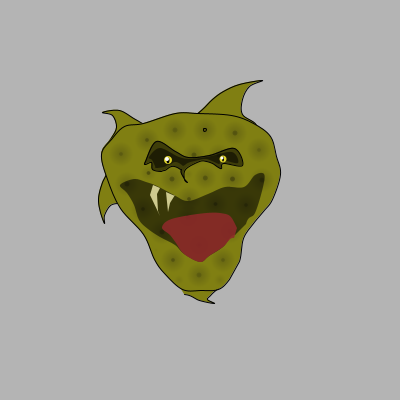
Frame 1 (no input)
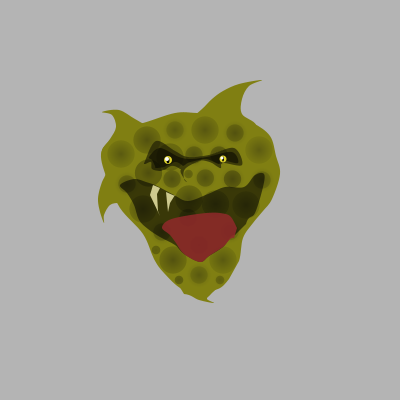
Frame 60 (the mouse pressed at the canvas centre just before this capture)
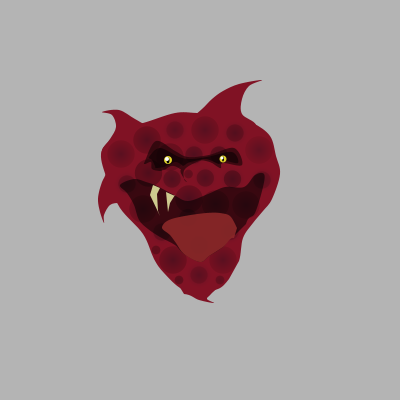
Frame 120 (the mouse held since frame 60 and released just before this capture)

The Processing sketch that drew these frames (run headless with seeded random() and noise(); from frame 60 on, the mouse is pressed at the canvas centre):

// Processing sketch: processing_92381
// ── processing_92381.pde

/*
title : !!!!!
 description : !!!!!!
 created : jan 2013
 by : Alexandre Michael-R.
 */

float leftEyeX = -32;
float leftEyeY = -40;
float leftEyeR = 4;

float rightEyeX = 23;
float rightEyeY = -41;
float rightEyeR = 3.5;

float opaEye;

float couleur = 59;
float transitionCouleur;

float zoomCible1 = 38;
float zoomCible2 = 38;
float zoomCible3 = 2;
float zoom1;
float zoom2;
float zoom3;

float oscTete;

float x;
float y;

int etatTete;
int etatEye;

void setup() {
  size(400, 400);
  smooth();
  rectMode(CENTER);
  frameRate(30);
  colorMode (HSB, 359, 99, 99, 250); //valeurs max pour HSB

  x = width /2;
  y = width /2;

  oscTete=1;
}

void draw() {
  /*
  x = mouseX;
   y = mouseY;
   */
  background (110, 0, 70);
  pushMatrix();
  translate(x, y);


  //Oscillation de la tête
  y+=sin(radians(oscTete*6))*0.3;
  oscTete++;



  //****************ZONES INTERACTIVES RECTANGULAIRES *****************
  boolean sourisAGaucheDeDroite1 = mouseX < x - 6 + 75; //zone détectée par souris
  boolean sourisADroiteDeGauche1 = mouseX > x - 6 - 75; //deux rectangles formant une croix
  boolean sourisEnBasDuHaut1 = mouseY > y - 30 - 50;
  boolean sourisEnHautDuBas1 = mouseY < y - 30 + 50;
  boolean sourisAGaucheDeDroite2 = mouseX < x -1 + 40;
  boolean sourisADroiteDeGauche2 = mouseX > x - 1 - 40;
  boolean sourisEnBasDuHaut2 = mouseY > y - 5 - 85;
  boolean sourisEnHautDuBas2 = mouseY < y - 5 + 85;

  //*********TRNANSITION DE TEINTE**********
  if (etatTete == 0) {
    if (( sourisAGaucheDeDroite1
      && sourisADroiteDeGauche1
      && sourisEnBasDuHaut1 
      && sourisEnHautDuBas1) ||
      ( sourisAGaucheDeDroite2
      && sourisADroiteDeGauche2
      && sourisEnBasDuHaut2 
      && sourisEnHautDuBas2)) {
      transitionCouleur = +2 ; //AVEC curseur : la teinte augmente(+2)
    }
    else {
      transitionCouleur = -2; //SANS curseur : la teinte diminue(-2)
    } 
    couleur = couleur + transitionCouleur;
    couleur = constrain(couleur, 59, 180);
    fill(couleur, 85, 50);
  }

  if (etatTete == 1) {
    //carré activé (NOIR)
    if (( sourisAGaucheDeDroite1
      && sourisADroiteDeGauche1
      && sourisEnBasDuHaut1 
      && sourisEnHautDuBas1) ||
      ( sourisAGaucheDeDroite2
      && sourisADroiteDeGauche2
      && sourisEnBasDuHaut2 
      && sourisEnHautDuBas2)) {
      transitionCouleur = +5; //AVEC curseur : la teinte augmente(+5)
    }
    else {
      transitionCouleur = -2; //SANS curseur : la teinte diminue(-2)
    }

    couleur = couleur + transitionCouleur; // assouplissement
    couleur = constrain(couleur, 190, 349); // détermine la valeur de teinte min et max
    fill(couleur, 85, 50); // la couleur de remplisage selon la valeur de teinte
  }
  
  
  
  //******************************************************


  //pique1 
  beginShape();
  curveVertex(54.0, -55.0);
  curveVertex(-2.0, -48.0);
  curveVertex(-31.0, -64.0);
  curveVertex(-27.0, -79.0);
  curveVertex(-9.0, -83.0);
  curveVertex(2.0, -91.0);
  curveVertex(12.0, -101.0);
  curveVertex(23.0, -109.0);
  curveVertex(39.0, -116.0);
  curveVertex(62.0, -120.0);
  curveVertex(49.0, -114.0);
  curveVertex(42.0, -101.0);
  curveVertex(42.0, -86.0);
  curveVertex(56.0, -75.0);
  curveVertex(51.0, -58.0);
  curveVertex(21.0, -49.0);
  curveVertex(3.0, -48.0);
  curveVertex(-81.0, -49.0);
  endShape();

  //pique2
  beginShape();
  curveVertex(-41.0, -25.0);
  curveVertex(-23.0, -62.0);
  curveVertex(-32.0, -76.0);
  curveVertex(-52.0, -75.0);
  curveVertex(-65.0, -81.0);
  curveVertex(-81.0, -90.0);
  curveVertex(-98.0, -88.0);
  curveVertex(-88.0, -85.0);
  curveVertex(-84.0, -73.0);
  curveVertex(-90.0, -61.0);
  curveVertex(-98.0, -50.0);
  curveVertex(-96.0, -39.0);
  curveVertex(-80.0, -33.0);
  curveVertex(-51.0, -34.0);
  curveVertex(-31.0, -43.0);
  curveVertex(-15.0, -61.0);
  endShape();


  //pique3
  beginShape();
  curveVertex(-68.0, -48.0);
  curveVertex(-96.0, -44.0);
  curveVertex(-94.0, -28.0);
  curveVertex(-98.0, -18.0);
  curveVertex(-101.0, -8.0);
  curveVertex(-102.0, 1.0);
  curveVertex(-100.0, 12.0);
  curveVertex(-96.0, 23.0);
  curveVertex(-96.0, 15.0);
  curveVertex(-90.0, 5.0);
  curveVertex(-81.0, 3.0);
  curveVertex(-75.0, 5.0);
  curveVertex(-67.0, 12.0);
  curveVertex(-54.0, 9.0);
  curveVertex(-45.0, -13.0);
  curveVertex(-50.0, -44.0);
  curveVertex(-67.0, -58.0);
  curveVertex(-89.0, -53.0);
  curveVertex(-118.54935, -12.750488);
  endShape();

  //pique4
  beginShape();
  curveVertex(-48.0, 96.0);
  curveVertex(-16.0, 94.0);
  curveVertex(-1.0, 100.0);
  curveVertex(14.0, 103.0);
  curveVertex(7.0, 99.0);
  curveVertex(11.0, 94.0);
  curveVertex(24.0, 79.0);
  curveVertex(13.0, 62.0);
  curveVertex(-16.0, 66.0);
  curveVertex(-24.0, 81.0);
  curveVertex(-1.0, 118.0);
  endShape();


  //formeDeTete
  beginShape();
  curveVertex(39.0, 62.0);
  curveVertex(29.0, 79.0);
  curveVertex(18.0, 89.0);
  curveVertex(1.0, 90.0);
  curveVertex(-18.0, 89.0);
  curveVertex(-36.0, 73.0);
  curveVertex(-46.0, 59.0);
  curveVertex(-57.0, 34.0);
  curveVertex(-80.0, 8.0);
  curveVertex(-93.0, -21.0);
  curveVertex(-99.0, -46.0);
  curveVertex(-89.0, -61.0);
  curveVertex(-76.0, -74.0);
  curveVertex(-57.0, -77.0);
  curveVertex(-25.0, -87.0);
  curveVertex(-3.0, -87.0);
  curveVertex(31.0, -85.0);
  curveVertex(53.0, -77.0);
  curveVertex(70.0, -64.0);
  curveVertex(76.0, -44.0);
  curveVertex(80.0, -26.0);
  curveVertex(72.0, -1.0);
  curveVertex(63.0, 11.0);
  curveVertex(53.0, 23.0);
  curveVertex(43.0, 38.0);
  curveVertex(39.0, 61.0);
  curveVertex(29.0, 79.0);
  endShape(CLOSE);

  //ombrageYeux
  fill(0, 0, 0, 130);
  beginShape();
  curveVertex(-7.0, -40.0);
  curveVertex(-19.0, -31.0);
  curveVertex(-17.0, -23.0);
  curveVertex(-13.0, -18.0);
  curveVertex(-16.0, -21.0);
  curveVertex(-15.0, -31.0);
  curveVertex(-1.0, -39.0);
  curveVertex(6.0, -39.0);
  curveVertex(12.0, -37.0);
  curveVertex(15.0, -35.0);
  curveVertex(18.0, -33.0);
  curveVertex(21.0, -32.0);
  curveVertex(23.0, -37.0);
  curveVertex(42.0, -35.0);
  curveVertex(34.0, -52.0);
  curveVertex(9.0, -45.0);
  curveVertex(-12.0, -43.0);
  curveVertex(-25.0, -49.0);
  curveVertex(-44.0, -59.0);
  curveVertex(-55.0, -39.0);
  curveVertex(-55.0, -36.0);
  curveVertex(-49.0, -38.0);
  curveVertex(-48.0, -31.0);
  curveVertex(-40.0, -29.0);
  curveVertex(-36.0, -30.0);
  curveVertex(-20.0, -31.0);
  curveVertex(25.0, 15.0);
  endShape();

  //texture/cercles ---------------
  //moyensCercles - contour

  if ( random(100) < 2 ) {
    zoomCible1 = random(10, 33);
    zoomCible2 = random(11, 32);
    zoomCible3 = random(7, 14);
  }

  // Assouplissement
  zoom1 = ( zoomCible1 - zoom1 )  * 0.1 + zoom1;
  zoom2 = ( zoomCible2 - zoom2 )  * 0.13 + zoom2;
  zoom3 = ( zoomCible3 - zoom3 )  * 0.07 + zoom3;
  //haut-centre-droit #1
  fill(0, 0, 0, 30);
  ellipse(5, -70, zoom1, zoom1);

  for (int i = 25; i > 0; i= i-1) {
    noStroke();
    fill(326, 0, 0, 2);
    ellipse(5, -70, i, i);
  }      

  //haut-centre-droit #2
  fill(0, 0, 0, 40);
  ellipse(35, -67, zoom2, zoom2);

  for (int i = 25; i > 0; i= i-1) {
    noStroke();
    fill(326, 0, 0, 2);
    ellipse(35, -67, i, i);
  }      

  //haut-droit #3
  fill(0, 0, 0, 20);
  ellipse(59, -50, zoom1, zoom1);

  for (int i = 25; i > 0; i= i-1) {
    noStroke();
    fill(326, 0, 0, 2);
    ellipse(59, -50, i, i);
  }      

  /*haut-droit #4 */
  fill(0, 0, 0, 35);
  ellipse(62, -20, zoom2, zoom2);

  for (int i = 25; i > 0; i= i-1) {
    noStroke();
    fill(326, 0, 0, 2);
    ellipse(62, -20, i, i);
  }

  /*haut-centre-droit #5 */
  fill(0, 0, 0, 35);
  ellipse(46, 5, zoom1, zoom1);

  for (int i = 25; i > 0; i= i-1) {
    noStroke();
    fill(326, 0, 0, 2);
    ellipse(46, 5, i, i);
  }

  /*bas-centre-droit #6 */
  fill(0, 0, 0, 25);
  ellipse(30, 31.5, zoom2, zoom2); 

  for (int i = 25; i > 0; i= i-1) {
    noStroke();
    fill(326, 0, 0, 2);
    ellipse(30, 31, i, i);
  }

  /*bas-centre-droit #7 */
  fill(0, 0, 0, 25);
  ellipse(23, 60, zoom1, zoom1);

  for (int i = 25; i > 0; i= i-1) {
    noStroke();
    fill(326, 0, 0, 2);
    ellipse(23, 60, i, i);
  }

  /*bas-centre #8 */
  fill(0, 0, 0, 25);
  ellipse(-1, 75, zoom2, zoom2);

  for (int i = 25; i > 0; i= i-1) {
    noStroke();
    fill(326, 0, 0, 2);
    ellipse(-1, 75, i, i);
  }

  /*bas-gauche #9 */
  fill(0, 0, 0, 40);
  ellipse(-27, 60, zoom1, zoom1); 

  for (int i = 25; i > 0; i= i-1) {
    noStroke();
    fill(326, 0, 0, 2);
    ellipse(-27, 60, i, i);
  }

  /*bas-gauche #10 */
  fill(0, 0, 0, 40);
  ellipse(-38, 32, zoom2, zoom2);

  for (int i = 25; i > 0; i= i-1) {
    noStroke();
    fill(326, 0, 0, 2);
    ellipse(-38, 32, i, i);
  }      

  /*haut-gauche #11 */
  fill(0, 0, 0, 40);
  ellipse(-57, 9, zoom1, zoom1);

  for (int i = 25; i > 0; i= i-1) {
    noStroke();
    fill(326, 0, 0, 2);
    ellipse(-57, 9, i, i);
  }

  /*haut-gauche #12 */
  fill(0, 0, 0, 40);
  ellipse(-73, -16, zoom2, zoom2);

  for (int i = 25; i > 0; i= i-1) {
    noStroke();
    fill(326, 0, 0, 2);
    ellipse(-73, -16, i, i);
  }      

  /*haut-centre-gauche #13 */
  fill(0, 0, 0, 25);
  ellipse(-79, -46, zoom1, zoom1);

  for (int i = 25; i > 0; i= i-1) {
    noStroke();
    fill(326, 0, 0, 2);
    ellipse(-79, -46, i, i);
  }      

  /*haut-centre-gauche #14 */
  fill(0, 0, 0, 40);
  ellipse(-53, -60, zoom1, zoom1);

  for (int i = 25; i > 0; i= i-1) {
    noStroke();
    fill(326, 0, 0, 2);
    ellipse(-53, -60, i, i);
  }      

  /*haut-centre-gauche #15 */
  fill(0, 0, 0, 25);
  ellipse(-25, -70, zoom2, zoom2);

  for (int i = 25; i > 0; i= i-1) {
    noStroke();
    fill(326, 0, 0, 2);
    ellipse(-25, -70, i, i);
  }      

  /*------------------------------------------------------------
  /*moyensCercles - centre
  /*haut-centre-droit #1 */
  fill(0, 0, 0, 45);
  ellipse(20, 80, zoom3, zoom3);

  for (int i = 12; i > 0; i= i-1) {
    noStroke();
    fill(326, 0, 0, 2);
    ellipse(20, 80, i, i);
  }       

  /*haut-centre-droit #1 */
  fill(0, 0, 0, 60);
  ellipse(-21, 80, zoom3, zoom3);

  for (int i = 10; i > 0; i= i-1) {
    noStroke();
    fill(326, 0, 0, 2);
    ellipse(-21, 80, i, i);
  }       

  /*haut-centre-droit #1 */
  fill(0, 0, 0, 60);
  ellipse(-44, 50, zoom3, zoom3);

  for (int i = 4; i > 0; i= i-1) {
    noStroke();
    fill(326, 0, 0, 2);
    ellipse(-44, 50, i, i);
  }       

  /*haut-centre-droit #1 */
  fill(0, 0, 0, 40);
  ellipse(-1, 45, zoom2, zoom2);

  for (int i = 25; i > 0; i= i-1) {
    noStroke();
    fill(326, 0, 0, 2);
    ellipse(-1, 45, i, i);
  }       

  /*haut-centre-droit #1 */
  fill(0, 0, 0, 45);
  ellipse(-12, 17.5, zoom2, zoom2);

  for (int i = 25; i > 0; i= i-1) {
    noStroke();
    fill(326, 0, 0, 2);
    ellipse(-12, 17, i, i);
  }       

  /*haut-centre-droit #1 */
  fill(0, 0, 0, 45);
  ellipse(15.5, 4, zoom1, zoom1);

  for (int i = 25; i > 0; i= i-1) {
    noStroke();
    fill(326, 0, 0, 2);
    ellipse(15.5, 4, i, i);
  }       

  /*haut-centre-droit #1 */
  fill(0, 0, 0, 57);
  ellipse(32.5, -21, zoom2, zoom2);

  for (int i = 25; i > 0; i= i-1) {
    noStroke();
    fill(326, 0, 0, 2);
    ellipse(32.5, -21, i, i);
  }       

  /*haut-centre-droit #1 */
  fill(0, 0, 0, 45);
  ellipse(5.3, -22, zoom2, zoom2);

  for (int i = 23; i > 0; i= i-1) {
    noStroke();
    fill(326, 0, 0, 2);
    ellipse(5.3, -22, i, i);
  }       

  /*haut-centre-droit #1 */
  fill(0, 0, 0, 50);
  ellipse(-11, -1, zoom1, zoom1);

  for (int i = 25; i > 0; i= i-1) {
    noStroke();
    fill(326, 0, 0, 2);
    ellipse(-11, -1, i, i);
  }       

  /*haut-centre-droit #1 */
  fill(0, 0, 0, 50);
  ellipse(-11.5, -26, zoom3, zoom3);

  for (int i = 9; i > 0; i= i-1) {
    noStroke();
    fill(326, 0, 0, 2);
    ellipse(-11.5, -26, i, i);
  } 

  /*haut-centre-droit #1 */
  fill(0, 0, 0, 45);
  ellipse(-28, -21, zoom2, zoom2);

  for (int i = 24; i > 0; i= i-1) {
    noStroke();
    fill(326, 0, 0, 2);
    ellipse(-28, -21, i, i);
  } 

  /*haut-centre-droit #1 */
  fill(0, 0, 0, 45);
  ellipse(-30, -43, zoom1, zoom1);

  for (int i = 22; i > 0; i= i-1) {
    noStroke();
    fill(326, 0, 0, 2);
    ellipse(-30, -43, i, i);
  } 

  /*haut-centre-droit #1 */
  fill(0, 0, 0, 45);
  ellipse(-6, -45, zoom2, zoom2);

  for (int i = 24; i > 0; i= i-1) {
    noStroke();
    fill(326, 0, 0, 2);
    ellipse(-6, -45, i, i);
  } 

  /*haut-centre-droit #1 */
  fill(0, 0, 0, 55);
  ellipse(19, -45, zoom2, zoom2);

  for (int i = 23; i > 0; i= i-1) {
    noStroke();
    fill(326, 0, 0, 2);
    ellipse(19, -45, i, i);
  } 

  /*haut-centre-droit #1 */
  fill(0, 0, 0, 65);
  ellipse(-51.5, -27, zoom1, zoom1);

  for (int i = 16; i > 0; i= i-1) {
    noStroke();
    fill(326, 0, 0, 2);
    ellipse(-51.5, -27, i, i);
  }       
  /*---------------------------------------------------------*/

  /*ombrageYeux2*/
  fill(0, 0, 0, 130);
  beginShape();
  curveVertex(-16.0, -21.0);
  curveVertex(-15.0, -35.0); /*o*/
  curveVertex(-1.0, -40.0); /*o*/
  curveVertex(6.0, -41.0);
  curveVertex(12.0, -39.0);
  curveVertex(19.0, -36.0); /*o*/
  curveVertex(20.0, -38.0); /*o*/
  curveVertex(21.0, -39.0); /*o*/
  curveVertex(23.0, -40.0); /*o*/
  curveVertex(38.0, -37.0); /*o*/
  curveVertex(32.0, -48.0); /*o*/
  curveVertex(9.0, -43.5); /*o*/
  curveVertex(-8.0, -41.0); /*o*/
  curveVertex(-21.0, -43.0); /*o*/
  curveVertex(-40.0, -52.0); /*o*/
  curveVertex(-51.0, -43.0); /*o*/
  curveVertex(-48.0, -40.0); /*o*/
  curveVertex(-45.0, -34.0); /*o*/
  curveVertex(-44.0, -32.0); /*o*/
  curveVertex(-36.0, -33.0); /*o*/
  curveVertex(-31.0, -35.0); /*o*/
  curveVertex(-17.0, -34.0); /*o*/
  curveVertex(25.0, 15.0);
  endShape();

  /*bouche*/
  fill(0, 0, 0, 140);
  beginShape();
  curveVertex(48.0, 56.0);
  curveVertex(35.0, 35.0);
  curveVertex(23.0, 47.0);
  curveVertex(9.0, 56.0);
  curveVertex(0.0, 62.0);
  curveVertex(-16.0, 54.0);
  curveVertex(-25.0, 45.0);
  curveVertex(-40.0, 37.0);
  curveVertex(-52.0, 29.0);
  curveVertex(-61.0, 20.0);
  curveVertex(-66.0, 5.0);
  curveVertex(-73.0, -7.0);
  curveVertex(-80.0, -15.0);
  curveVertex(-66.0, -21.0);
  curveVertex(-54.0, -18.0);
  curveVertex(-43.0, -14.0);
  curveVertex(-26.0, -5.0);
  curveVertex(-12.0, 1.0);
  curveVertex(8.0, -6.0);
  curveVertex(25.0, -13.0);
  curveVertex(44.0, -13.0);
  curveVertex(55.0, -25.0);
  curveVertex(64.0, -26.0);
  curveVertex(63.0, -13.0);
  curveVertex(55.0, 13.0);
  curveVertex(46.0, 24.0);
  curveVertex(38.0, 73.0);
  endShape();

  /*langue*/
  fill(0, 70, 55, 220);
  beginShape();
  curveVertex(48.0, 56.0);
  curveVertex(34.0, 38.0);
  curveVertex(23.0, 47.0);
  curveVertex(9.0, 56.0);
  curveVertex(0.0, 62.0);
  curveVertex(-16.0, 54.0);
  curveVertex(-24.0, 43.0);
  curveVertex(-30.0, 35.0);
  curveVertex(-38.0, 27.0);
  curveVertex(-25.0, 18.0);
  curveVertex(20.0, 13.0);
  curveVertex(37.0, 28.0);
  curveVertex(60.0, 97.0);
  endShape();

  //****************ZONES INTERACTIVES CIRCULAIRES *****************
 // println(leftEyeX+ " " +leftEyeY+ " " +  screenX(leftEyeX,leftEyeY) + " " + screenY(leftEyeX,leftEyeY));
  float leftDistance = dist( mouseX, mouseY, screenX(leftEyeX,leftEyeY), screenY(leftEyeX,leftEyeY));
  float rightDistance = dist( mouseX, mouseY, screenX(rightEyeX, rightEyeY), screenY(rightEyeX, rightEyeY));


  if ( leftDistance < leftEyeR ) {
    opaEye = 0;
  } 
  else if ( rightDistance < rightEyeR ) {
    opaEye = 0;
  } 
  else {
    opaEye = 255;
  }
  



  /*irisJaune*/
  fill(56, 80, 86, opaEye);
  ellipse(leftEyeX, leftEyeY, leftEyeR*2, leftEyeR*2);
  ellipse(rightEyeX, rightEyeY, rightEyeR*2, rightEyeR*2);
  /*irisNoir*/
  fill(56, 0, 0, opaEye);
  ellipse(-32, -39.6, 3, 6);
  ellipse(23, -41, 2, 5);
  /*irisLumiere*/
  fill(56, 0, 100, opaEye);
  ellipse(-33, -41, 4, 4);
  ellipse(22, -42, 3, 3);
  //****************************************************************

  /*dent1*/
  fill(56, 30, 80);
  beginShape();
  vertex(-47.0, -15.0);
  vertex(-50.0, -5.0);
  vertex(-40.0, 16.0);
  vertex(-42.0, 11.0);
  vertex(-43.0, -6.0);
  vertex(-40.0, -12.0);
  endShape();
  /*dent2*/
  beginShape();
  vertex(-25.0, -4.0);
  vertex(-34.0, -8.0);
  vertex(-32.0, 12.0);
  vertex(-30.0, 3.0);
  vertex(-25.0, -5.0);
  endShape();

  popMatrix();
}



void mousePressed() {
    //****************ZONES INTERACTIVES CIRCULAIRES *****************
  /*float leftDistance = dist( mouseX, mouseY, leftEyeX, leftEyeY);
  float rightDistance = dist( mouseX, mouseY, rightEyeX, rightEyeY);

  if ( leftDistance < leftEyeR ) {
    opaEye = 0;
  } 
  else if ( rightDistance < rightEyeR ) {
    opaEye = 0;
  } 
  else {
    opaEye = 255;
  } */
  
  //****************ZONES INTERACTIVES RECTANGULAIRES *****************
  boolean sourisAGaucheDeDroite1 = mouseX < x - 6 + 75;
  boolean sourisADroiteDeGauche1 = mouseX > x - 6 - 75;
  boolean sourisEnBasDuHaut1 = mouseY > y - 30 - 50;
  boolean sourisEnHautDuBas1 = mouseY < y - 30 + 50;
  boolean sourisAGaucheDeDroite2 = mouseX < x -1 + 40;
  boolean sourisADroiteDeGauche2 = mouseX > x - 1 - 40;
  boolean sourisEnBasDuHaut2 = mouseY > y - 5 - 85;
  boolean sourisEnHautDuBas2 = mouseY < y - 5 + 85;

  if (( sourisAGaucheDeDroite1
    && sourisADroiteDeGauche1
    && sourisEnBasDuHaut1 
    && sourisEnHautDuBas1) ||
    ( sourisAGaucheDeDroite2
    && sourisADroiteDeGauche2
    && sourisEnBasDuHaut2 
    && sourisEnHautDuBas2)) {

    if (etatTete == 0) {
      etatTete = 1; //etat activé 
    }
    else {
      etatTete = 0; //etat non-activé 
    }
  }
}
